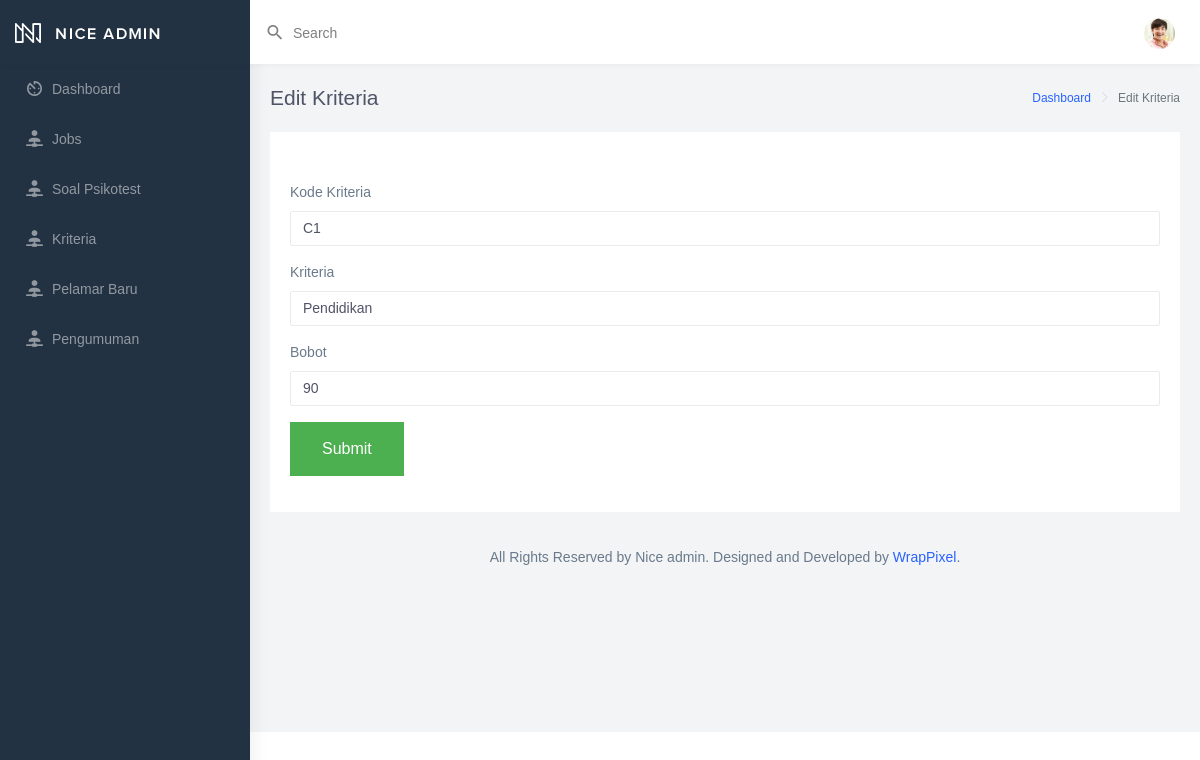
Page /admin/edit_kriteria.php?id_kriteria=1 on the committed database.
### tables this page shows
CREATE TABLE `kriteria` (
  `id_kriteria` int(11) NOT NULL,
  `kode_kriteria` varchar(5) NOT NULL,
  `kriteria` varchar(20) NOT NULL,
  `bobot` varchar(20) NOT NULL,
  `normalisasi` varchar(250) DEFAULT NULL
);

### admin/edit_kriteria.php (the view, shortened to what this page needs)
<?php include('template/header.php');?>
<?php
include('koneksi.php');
$id_kriteria = $_GET['id_kriteria'];
$sql = mysqli_query($koneksi, "SELECT * FROM kriteria WHERE id_kriteria='$id_kriteria'");
$d = mysqli_fetch_array($sql);
?>
        <div class="page-wrapper">
            <div class="page-breadcrumb">
                <div class="row">
                    <div class="col-5 align-self-center">
                        <h4 class="page-title">Edit Kriteria</h4>
                    </div>
                    <div class="col-7 align-self-center">
                        <div class="d-flex align-items-center justify-content-end">
                            <nav aria-label="breadcrumb">
                                <ol class="breadcrumb">
                                    <li class="breadcrumb-item">
                                        <a href="index.php">Dashboard</a>
                                    </li>
                                    <li class="breadcrumb-item active" aria-current="page">Edit Kriteria</li>
                                </ol>
                            </nav>
                        </div>
                    </div>
                </div>
            </div>
            <div class="container-fluid">
                <div class="row">
                    <div class="col-12">
                        <div class="card card-body">
                            <form class="form-horizontal m-t-30" action="proses_edit_kriteria.php" method="post">
                                <div class="form-group">
                                    <label>Kode Kriteria</label>
                                    <input type="text" class="form-control" name="kode_kriteria" value="<?php echo $d['kode_kriteria'];?>">
                                </div>
                                <div class="form-group">
                                    <label>Kriteria</label>
                                    <input type="text" class="form-control" name="kriteria" value="<?php echo $d['kriteria'];?>">
                                </div>
                                <div class="form-group">
                                    <label>Bobot</label>
                                    <input type="text" class="form-control" name="bobot" value="<?php echo $d['bobot'];?>">
                                </div>
                                <div class="form-group">
                                    <button type="submit" class="button">Submit</button>
                                </div>
                            </form>
                        </div>
                    </div>
                </div>
<?php include('template/footer.php');?>

### admin/edit_kriteria.php (style rules this page uses)
.button { background-color: #4CAF50; border: none; color: white; padding: 15px 32px; text-align: center; text-decoration: none; display: inline-block; font-size: 16px; }

### rows in the picture
kriteria: kode_kriteria "C1", kriteria "Pendidikan", bobot "90"
